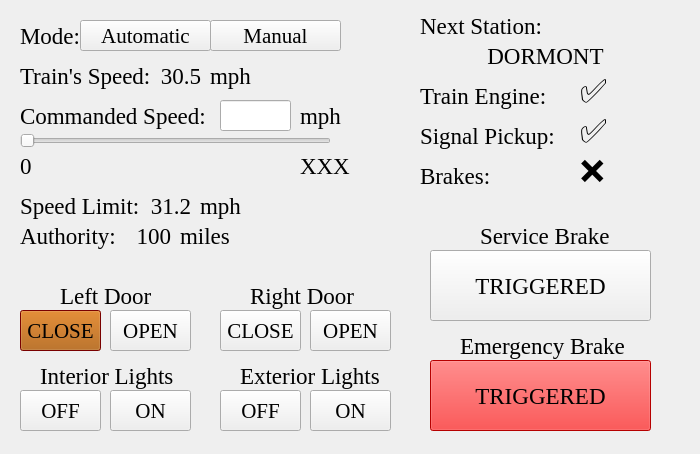
<?xml version="1.0" encoding="UTF-8"?>
<ui version="4.0">
 <class>Form</class>
 <widget class="QWidget" name="Form">
  <property name="geometry">
   <rect>
    <x>0</x>
    <y>0</y>
    <width>700</width>
    <height>454</height>
   </rect>
  </property>
  <property name="windowTitle">
   <string>Form</string>
  </property>
  <widget class="QLabel" name="label">
   <property name="geometry">
    <rect>
     <x>20</x>
     <y>20</y>
     <width>61</width>
     <height>31</height>
    </rect>
   </property>
   <property name="font">
    <font>
     <family>Times New Roman</family>
     <pointsize>17</pointsize>
    </font>
   </property>
   <property name="text">
    <string>Mode:</string>
   </property>
  </widget>
  <widget class="QPushButton" name="mode_automatic">
   <property name="geometry">
    <rect>
     <x>80</x>
     <y>20</y>
     <width>131</width>
     <height>31</height>
    </rect>
   </property>
   <property name="font">
    <font>
     <family>Times New Roman</family>
     <pointsize>16</pointsize>
    </font>
   </property>
   <property name="text">
    <string>Automatic</string>
   </property>
  </widget>
  <widget class="QPushButton" name="mode_manual">
   <property name="geometry">
    <rect>
     <x>210</x>
     <y>20</y>
     <width>131</width>
     <height>31</height>
    </rect>
   </property>
   <property name="font">
    <font>
     <family>Times New Roman</family>
     <pointsize>16</pointsize>
    </font>
   </property>
   <property name="text">
    <string>Manual</string>
   </property>
  </widget>
  <widget class="QLabel" name="label_2">
   <property name="geometry">
    <rect>
     <x>20</x>
     <y>60</y>
     <width>141</width>
     <height>31</height>
    </rect>
   </property>
   <property name="font">
    <font>
     <family>Times New Roman</family>
     <pointsize>17</pointsize>
    </font>
   </property>
   <property name="text">
    <string>Train's Speed:</string>
   </property>
  </widget>
  <widget class="QLabel" name="label_4">
   <property name="geometry">
    <rect>
     <x>210</x>
     <y>60</y>
     <width>71</width>
     <height>31</height>
    </rect>
   </property>
   <property name="font">
    <font>
     <family>Times New Roman</family>
     <pointsize>17</pointsize>
    </font>
   </property>
   <property name="text">
    <string>mph</string>
   </property>
  </widget>
  <widget class="QLabel" name="label_6">
   <property name="geometry">
    <rect>
     <x>20</x>
     <y>100</y>
     <width>191</width>
     <height>31</height>
    </rect>
   </property>
   <property name="font">
    <font>
     <family>Times New Roman</family>
     <pointsize>17</pointsize>
    </font>
   </property>
   <property name="text">
    <string>Commanded Speed:</string>
   </property>
  </widget>
  <widget class="QLabel" name="label_7">
   <property name="geometry">
    <rect>
     <x>300</x>
     <y>100</y>
     <width>71</width>
     <height>31</height>
    </rect>
   </property>
   <property name="font">
    <font>
     <family>Times New Roman</family>
     <pointsize>17</pointsize>
    </font>
   </property>
   <property name="text">
    <string>mph</string>
   </property>
  </widget>
  <widget class="QSlider" name="horizontalSlider">
   <property name="geometry">
    <rect>
     <x>20</x>
     <y>130</y>
     <width>311</width>
     <height>22</height>
    </rect>
   </property>
   <property name="orientation">
    <enum>Qt::Horizontal</enum>
   </property>
  </widget>
  <widget class="QLineEdit" name="lineEdit">
   <property name="geometry">
    <rect>
     <x>220</x>
     <y>100</y>
     <width>71</width>
     <height>31</height>
    </rect>
   </property>
   <property name="font">
    <font>
     <family>Times New Roman</family>
     <pointsize>17</pointsize>
    </font>
   </property>
  </widget>
  <widget class="QLabel" name="label_3">
   <property name="geometry">
    <rect>
     <x>20</x>
     <y>150</y>
     <width>16</width>
     <height>31</height>
    </rect>
   </property>
   <property name="font">
    <font>
     <family>Times New Roman</family>
     <pointsize>17</pointsize>
    </font>
   </property>
   <property name="text">
    <string>0</string>
   </property>
  </widget>
  <widget class="QLabel" name="label_5">
   <property name="geometry">
    <rect>
     <x>300</x>
     <y>150</y>
     <width>51</width>
     <height>31</height>
    </rect>
   </property>
   <property name="font">
    <font>
     <family>Times New Roman</family>
     <pointsize>17</pointsize>
    </font>
   </property>
   <property name="text">
    <string>XXX</string>
   </property>
  </widget>
  <widget class="QLabel" name="label_8">
   <property name="geometry">
    <rect>
     <x>170</x>
     <y>210</y>
     <width>47</width>
     <height>13</height>
    </rect>
   </property>
   <property name="text">
    <string/>
   </property>
  </widget>
  <widget class="QLabel" name="label_9">
   <property name="geometry">
    <rect>
     <x>150</x>
     <y>60</y>
     <width>51</width>
     <height>31</height>
    </rect>
   </property>
   <property name="font">
    <font>
     <family>Times New Roman</family>
     <pointsize>17</pointsize>
    </font>
   </property>
   <property name="text">
    <string>30.5</string>
   </property>
   <property name="alignment">
    <set>Qt::AlignRight|Qt::AlignTrailing|Qt::AlignVCenter</set>
   </property>
  </widget>
  <widget class="QLabel" name="label_10">
   <property name="geometry">
    <rect>
     <x>20</x>
     <y>190</y>
     <width>131</width>
     <height>31</height>
    </rect>
   </property>
   <property name="font">
    <font>
     <family>Times New Roman</family>
     <pointsize>17</pointsize>
    </font>
   </property>
   <property name="text">
    <string>Speed Limit:</string>
   </property>
  </widget>
  <widget class="QLabel" name="label_11">
   <property name="geometry">
    <rect>
     <x>150</x>
     <y>190</y>
     <width>41</width>
     <height>31</height>
    </rect>
   </property>
   <property name="font">
    <font>
     <family>Times New Roman</family>
     <pointsize>17</pointsize>
    </font>
   </property>
   <property name="text">
    <string>31.2</string>
   </property>
   <property name="alignment">
    <set>Qt::AlignRight|Qt::AlignTrailing|Qt::AlignVCenter</set>
   </property>
  </widget>
  <widget class="QLabel" name="label_12">
   <property name="geometry">
    <rect>
     <x>200</x>
     <y>190</y>
     <width>71</width>
     <height>31</height>
    </rect>
   </property>
   <property name="font">
    <font>
     <family>Times New Roman</family>
     <pointsize>17</pointsize>
    </font>
   </property>
   <property name="text">
    <string>mph</string>
   </property>
  </widget>
  <widget class="QLabel" name="label_13">
   <property name="geometry">
    <rect>
     <x>20</x>
     <y>220</y>
     <width>131</width>
     <height>31</height>
    </rect>
   </property>
   <property name="font">
    <font>
     <family>Times New Roman</family>
     <pointsize>17</pointsize>
    </font>
   </property>
   <property name="text">
    <string>Authority:</string>
   </property>
  </widget>
  <widget class="QLabel" name="label_14">
   <property name="geometry">
    <rect>
     <x>120</x>
     <y>220</y>
     <width>51</width>
     <height>31</height>
    </rect>
   </property>
   <property name="font">
    <font>
     <family>Times New Roman</family>
     <pointsize>17</pointsize>
    </font>
   </property>
   <property name="text">
    <string>100</string>
   </property>
   <property name="alignment">
    <set>Qt::AlignRight|Qt::AlignTrailing|Qt::AlignVCenter</set>
   </property>
  </widget>
  <widget class="QLabel" name="label_15">
   <property name="geometry">
    <rect>
     <x>180</x>
     <y>220</y>
     <width>71</width>
     <height>31</height>
    </rect>
   </property>
   <property name="font">
    <font>
     <family>Times New Roman</family>
     <pointsize>17</pointsize>
    </font>
   </property>
   <property name="text">
    <string>miles</string>
   </property>
  </widget>
  <widget class="QLabel" name="label_16">
   <property name="geometry">
    <rect>
     <x>480</x>
     <y>220</y>
     <width>131</width>
     <height>31</height>
    </rect>
   </property>
   <property name="font">
    <font>
     <family>Times New Roman</family>
     <pointsize>17</pointsize>
    </font>
   </property>
   <property name="text">
    <string>Service Brake</string>
   </property>
  </widget>
  <widget class="QLabel" name="label_17">
   <property name="geometry">
    <rect>
     <x>460</x>
     <y>330</y>
     <width>171</width>
     <height>31</height>
    </rect>
   </property>
   <property name="font">
    <font>
     <family>Times New Roman</family>
     <pointsize>17</pointsize>
    </font>
   </property>
   <property name="text">
    <string>Emergency Brake</string>
   </property>
  </widget>
  <widget class="QPushButton" name="left_door_close">
   <property name="geometry">
    <rect>
     <x>20</x>
     <y>310</y>
     <width>81</width>
     <height>41</height>
    </rect>
   </property>
   <property name="palette">
    <palette>
     <active>
      <colorrole role="WindowText">
       <brush brushstyle="SolidPattern">
        <color alpha="255">
         <red>255</red>
         <green>0</green>
         <blue>0</blue>
        </color>
       </brush>
      </colorrole>
      <colorrole role="Button">
       <brush brushstyle="SolidPattern">
        <color alpha="255">
         <red>170</red>
         <green>85</green>
         <blue>0</blue>
        </color>
       </brush>
      </colorrole>
      <colorrole role="Light">
       <brush brushstyle="SolidPattern">
        <color alpha="255">
         <red>170</red>
         <green>0</green>
         <blue>0</blue>
        </color>
       </brush>
      </colorrole>
      <colorrole role="Midlight">
       <brush brushstyle="SolidPattern">
        <color alpha="255">
         <red>170</red>
         <green>0</green>
         <blue>0</blue>
        </color>
       </brush>
      </colorrole>
      <colorrole role="BrightText">
       <brush brushstyle="SolidPattern">
        <color alpha="255">
         <red>170</red>
         <green>0</green>
         <blue>0</blue>
        </color>
       </brush>
      </colorrole>
      <colorrole role="ButtonText">
       <brush brushstyle="SolidPattern">
        <color alpha="255">
         <red>0</red>
         <green>0</green>
         <blue>0</blue>
        </color>
       </brush>
      </colorrole>
      <colorrole role="Base">
       <brush brushstyle="SolidPattern">
        <color alpha="255">
         <red>170</red>
         <green>0</green>
         <blue>0</blue>
        </color>
       </brush>
      </colorrole>
      <colorrole role="Window">
       <brush brushstyle="SolidPattern">
        <color alpha="255">
         <red>170</red>
         <green>0</green>
         <blue>0</blue>
        </color>
       </brush>
      </colorrole>
      <colorrole role="HighlightedText">
       <brush brushstyle="SolidPattern">
        <color alpha="255">
         <red>170</red>
         <green>0</green>
         <blue>0</blue>
        </color>
       </brush>
      </colorrole>
      <colorrole role="AlternateBase">
       <brush brushstyle="SolidPattern">
        <color alpha="255">
         <red>170</red>
         <green>0</green>
         <blue>0</blue>
        </color>
       </brush>
      </colorrole>
      <colorrole role="NoRole">
       <brush brushstyle="SolidPattern">
        <color alpha="255">
         <red>170</red>
         <green>0</green>
         <blue>0</blue>
        </color>
       </brush>
      </colorrole>
      <colorrole role="ToolTipBase">
       <brush brushstyle="SolidPattern">
        <color alpha="255">
         <red>170</red>
         <green>0</green>
         <blue>0</blue>
        </color>
       </brush>
      </colorrole>
     </active>
     <inactive>
      <colorrole role="WindowText">
       <brush brushstyle="SolidPattern">
        <color alpha="255">
         <red>255</red>
         <green>0</green>
         <blue>0</blue>
        </color>
       </brush>
      </colorrole>
      <colorrole role="Button">
       <brush brushstyle="SolidPattern">
        <color alpha="255">
         <red>170</red>
         <green>85</green>
         <blue>0</blue>
        </color>
       </brush>
      </colorrole>
      <colorrole role="Light">
       <brush brushstyle="SolidPattern">
        <color alpha="255">
         <red>170</red>
         <green>0</green>
         <blue>0</blue>
        </color>
       </brush>
      </colorrole>
      <colorrole role="Midlight">
       <brush brushstyle="SolidPattern">
        <color alpha="255">
         <red>170</red>
         <green>0</green>
         <blue>0</blue>
        </color>
       </brush>
      </colorrole>
      <colorrole role="BrightText">
       <brush brushstyle="SolidPattern">
        <color alpha="255">
         <red>170</red>
         <green>0</green>
         <blue>0</blue>
        </color>
       </brush>
      </colorrole>
      <colorrole role="ButtonText">
       <brush brushstyle="SolidPattern">
        <color alpha="255">
         <red>0</red>
         <green>0</green>
         <blue>0</blue>
        </color>
       </brush>
      </colorrole>
      <colorrole role="Base">
       <brush brushstyle="SolidPattern">
        <color alpha="255">
         <red>170</red>
         <green>0</green>
         <blue>0</blue>
        </color>
       </brush>
      </colorrole>
      <colorrole role="Window">
       <brush brushstyle="SolidPattern">
        <color alpha="255">
         <red>170</red>
         <green>0</green>
         <blue>0</blue>
        </color>
       </brush>
      </colorrole>
      <colorrole role="HighlightedText">
       <brush brushstyle="SolidPattern">
        <color alpha="255">
         <red>170</red>
         <green>0</green>
         <blue>0</blue>
        </color>
       </brush>
      </colorrole>
      <colorrole role="AlternateBase">
       <brush brushstyle="SolidPattern">
        <color alpha="255">
         <red>170</red>
         <green>0</green>
         <blue>0</blue>
        </color>
       </brush>
      </colorrole>
      <colorrole role="NoRole">
       <brush brushstyle="SolidPattern">
        <color alpha="255">
         <red>170</red>
         <green>0</green>
         <blue>0</blue>
        </color>
       </brush>
      </colorrole>
      <colorrole role="ToolTipBase">
       <brush brushstyle="SolidPattern">
        <color alpha="255">
         <red>170</red>
         <green>0</green>
         <blue>0</blue>
        </color>
       </brush>
      </colorrole>
     </inactive>
     <disabled>
      <colorrole role="WindowText">
       <brush brushstyle="SolidPattern">
        <color alpha="255">
         <red>120</red>
         <green>120</green>
         <blue>120</blue>
        </color>
       </brush>
      </colorrole>
      <colorrole role="Button">
       <brush brushstyle="SolidPattern">
        <color alpha="255">
         <red>170</red>
         <green>85</green>
         <blue>0</blue>
        </color>
       </brush>
      </colorrole>
      <colorrole role="Light">
       <brush brushstyle="SolidPattern">
        <color alpha="255">
         <red>170</red>
         <green>0</green>
         <blue>0</blue>
        </color>
       </brush>
      </colorrole>
      <colorrole role="Midlight">
       <brush brushstyle="SolidPattern">
        <color alpha="255">
         <red>170</red>
         <green>0</green>
         <blue>0</blue>
        </color>
       </brush>
      </colorrole>
      <colorrole role="BrightText">
       <brush brushstyle="SolidPattern">
        <color alpha="255">
         <red>170</red>
         <green>0</green>
         <blue>0</blue>
        </color>
       </brush>
      </colorrole>
      <colorrole role="ButtonText">
       <brush brushstyle="SolidPattern">
        <color alpha="255">
         <red>120</red>
         <green>120</green>
         <blue>120</blue>
        </color>
       </brush>
      </colorrole>
      <colorrole role="Base">
       <brush brushstyle="SolidPattern">
        <color alpha="255">
         <red>170</red>
         <green>0</green>
         <blue>0</blue>
        </color>
       </brush>
      </colorrole>
      <colorrole role="Window">
       <brush brushstyle="SolidPattern">
        <color alpha="255">
         <red>170</red>
         <green>0</green>
         <blue>0</blue>
        </color>
       </brush>
      </colorrole>
      <colorrole role="HighlightedText">
       <brush brushstyle="SolidPattern">
        <color alpha="255">
         <red>170</red>
         <green>0</green>
         <blue>0</blue>
        </color>
       </brush>
      </colorrole>
      <colorrole role="AlternateBase">
       <brush brushstyle="SolidPattern">
        <color alpha="255">
         <red>170</red>
         <green>0</green>
         <blue>0</blue>
        </color>
       </brush>
      </colorrole>
      <colorrole role="NoRole">
       <brush brushstyle="SolidPattern">
        <color alpha="255">
         <red>170</red>
         <green>0</green>
         <blue>0</blue>
        </color>
       </brush>
      </colorrole>
      <colorrole role="ToolTipBase">
       <brush brushstyle="SolidPattern">
        <color alpha="255">
         <red>170</red>
         <green>0</green>
         <blue>0</blue>
        </color>
       </brush>
      </colorrole>
     </disabled>
    </palette>
   </property>
   <property name="font">
    <font>
     <family>Times New Roman</family>
     <pointsize>16</pointsize>
    </font>
   </property>
   <property name="autoFillBackground">
    <bool>false</bool>
   </property>
   <property name="text">
    <string>CLOSE</string>
   </property>
  </widget>
  <widget class="QLabel" name="label_18">
   <property name="geometry">
    <rect>
     <x>40</x>
     <y>360</y>
     <width>141</width>
     <height>31</height>
    </rect>
   </property>
   <property name="font">
    <font>
     <family>Times New Roman</family>
     <pointsize>17</pointsize>
    </font>
   </property>
   <property name="text">
    <string>Interior Lights</string>
   </property>
  </widget>
  <widget class="QPushButton" name="pushButton_8">
   <property name="geometry">
    <rect>
     <x>20</x>
     <y>390</y>
     <width>81</width>
     <height>41</height>
    </rect>
   </property>
   <property name="font">
    <font>
     <family>Times New Roman</family>
     <pointsize>16</pointsize>
    </font>
   </property>
   <property name="text">
    <string>OFF</string>
   </property>
  </widget>
  <widget class="QLabel" name="label_19">
   <property name="geometry">
    <rect>
     <x>60</x>
     <y>280</y>
     <width>101</width>
     <height>31</height>
    </rect>
   </property>
   <property name="font">
    <font>
     <family>Times New Roman</family>
     <pointsize>17</pointsize>
    </font>
   </property>
   <property name="text">
    <string>Left Door</string>
   </property>
  </widget>
  <widget class="QPushButton" name="pushButton_9">
   <property name="geometry">
    <rect>
     <x>110</x>
     <y>310</y>
     <width>81</width>
     <height>41</height>
    </rect>
   </property>
   <property name="font">
    <font>
     <family>Times New Roman</family>
     <pointsize>16</pointsize>
    </font>
   </property>
   <property name="text">
    <string>OPEN</string>
   </property>
  </widget>
  <widget class="QPushButton" name="pushButton_10">
   <property name="geometry">
    <rect>
     <x>110</x>
     <y>390</y>
     <width>81</width>
     <height>41</height>
    </rect>
   </property>
   <property name="font">
    <font>
     <family>Times New Roman</family>
     <pointsize>16</pointsize>
    </font>
   </property>
   <property name="text">
    <string>ON</string>
   </property>
  </widget>
  <widget class="QPushButton" name="pushButton_11">
   <property name="geometry">
    <rect>
     <x>310</x>
     <y>310</y>
     <width>81</width>
     <height>41</height>
    </rect>
   </property>
   <property name="font">
    <font>
     <family>Times New Roman</family>
     <pointsize>16</pointsize>
    </font>
   </property>
   <property name="text">
    <string>OPEN</string>
   </property>
  </widget>
  <widget class="QPushButton" name="pushButton_12">
   <property name="geometry">
    <rect>
     <x>220</x>
     <y>310</y>
     <width>81</width>
     <height>41</height>
    </rect>
   </property>
   <property name="font">
    <font>
     <family>Times New Roman</family>
     <pointsize>16</pointsize>
    </font>
   </property>
   <property name="text">
    <string>CLOSE</string>
   </property>
  </widget>
  <widget class="QLabel" name="label_20">
   <property name="geometry">
    <rect>
     <x>250</x>
     <y>280</y>
     <width>111</width>
     <height>31</height>
    </rect>
   </property>
   <property name="font">
    <font>
     <family>Times New Roman</family>
     <pointsize>17</pointsize>
    </font>
   </property>
   <property name="text">
    <string>Right Door</string>
   </property>
  </widget>
  <widget class="QLabel" name="station_label">
   <property name="geometry">
    <rect>
     <x>420</x>
     <y>10</y>
     <width>131</width>
     <height>31</height>
    </rect>
   </property>
   <property name="font">
    <font>
     <family>Times New Roman</family>
     <pointsize>17</pointsize>
    </font>
   </property>
   <property name="text">
    <string>Next Station:</string>
   </property>
  </widget>
  <widget class="QLabel" name="label_23">
   <property name="geometry">
    <rect>
     <x>420</x>
     <y>80</y>
     <width>131</width>
     <height>31</height>
    </rect>
   </property>
   <property name="font">
    <font>
     <family>Times New Roman</family>
     <pointsize>17</pointsize>
    </font>
   </property>
   <property name="text">
    <string>Train Engine:</string>
   </property>
  </widget>
  <widget class="QLabel" name="label_24">
   <property name="geometry">
    <rect>
     <x>420</x>
     <y>120</y>
     <width>141</width>
     <height>31</height>
    </rect>
   </property>
   <property name="font">
    <font>
     <family>Times New Roman</family>
     <pointsize>17</pointsize>
    </font>
   </property>
   <property name="text">
    <string>Signal Pickup:</string>
   </property>
  </widget>
  <widget class="QLabel" name="label_25">
   <property name="geometry">
    <rect>
     <x>420</x>
     <y>160</y>
     <width>131</width>
     <height>31</height>
    </rect>
   </property>
   <property name="font">
    <font>
     <family>Times New Roman</family>
     <pointsize>17</pointsize>
    </font>
   </property>
   <property name="text">
    <string>Brakes:</string>
   </property>
  </widget>
  <widget class="QLabel" name="label_26">
   <property name="geometry">
    <rect>
     <x>580</x>
     <y>60</y>
     <width>51</width>
     <height>61</height>
    </rect>
   </property>
   <property name="palette">
    <palette>
     <active>
      <colorrole role="Text">
       <brush brushstyle="SolidPattern">
        <color alpha="255">
         <red>0</red>
         <green>85</green>
         <blue>0</blue>
        </color>
       </brush>
      </colorrole>
      <colorrole role="ButtonText">
       <brush brushstyle="SolidPattern">
        <color alpha="255">
         <red>0</red>
         <green>85</green>
         <blue>0</blue>
        </color>
       </brush>
      </colorrole>
      <colorrole role="PlaceholderText">
       <brush brushstyle="SolidPattern">
        <color alpha="128">
         <red>0</red>
         <green>85</green>
         <blue>0</blue>
        </color>
       </brush>
      </colorrole>
     </active>
     <inactive>
      <colorrole role="Text">
       <brush brushstyle="SolidPattern">
        <color alpha="255">
         <red>0</red>
         <green>85</green>
         <blue>0</blue>
        </color>
       </brush>
      </colorrole>
      <colorrole role="ButtonText">
       <brush brushstyle="SolidPattern">
        <color alpha="255">
         <red>0</red>
         <green>85</green>
         <blue>0</blue>
        </color>
       </brush>
      </colorrole>
      <colorrole role="PlaceholderText">
       <brush brushstyle="SolidPattern">
        <color alpha="128">
         <red>0</red>
         <green>85</green>
         <blue>0</blue>
        </color>
       </brush>
      </colorrole>
     </inactive>
     <disabled>
      <colorrole role="Text">
       <brush brushstyle="SolidPattern">
        <color alpha="255">
         <red>120</red>
         <green>120</green>
         <blue>120</blue>
        </color>
       </brush>
      </colorrole>
      <colorrole role="ButtonText">
       <brush brushstyle="SolidPattern">
        <color alpha="255">
         <red>120</red>
         <green>120</green>
         <blue>120</blue>
        </color>
       </brush>
      </colorrole>
      <colorrole role="PlaceholderText">
       <brush brushstyle="SolidPattern">
        <color alpha="128">
         <red>0</red>
         <green>0</green>
         <blue>0</blue>
        </color>
       </brush>
      </colorrole>
     </disabled>
    </palette>
   </property>
   <property name="font">
    <font>
     <family>Times New Roman</family>
     <pointsize>24</pointsize>
    </font>
   </property>
   <property name="text">
    <string>✅</string>
   </property>
  </widget>
  <widget class="QLabel" name="label_27">
   <property name="geometry">
    <rect>
     <x>580</x>
     <y>100</y>
     <width>51</width>
     <height>61</height>
    </rect>
   </property>
   <property name="palette">
    <palette>
     <active>
      <colorrole role="Text">
       <brush brushstyle="SolidPattern">
        <color alpha="255">
         <red>0</red>
         <green>85</green>
         <blue>0</blue>
        </color>
       </brush>
      </colorrole>
      <colorrole role="ButtonText">
       <brush brushstyle="SolidPattern">
        <color alpha="255">
         <red>0</red>
         <green>85</green>
         <blue>0</blue>
        </color>
       </brush>
      </colorrole>
      <colorrole role="PlaceholderText">
       <brush brushstyle="SolidPattern">
        <color alpha="128">
         <red>0</red>
         <green>85</green>
         <blue>0</blue>
        </color>
       </brush>
      </colorrole>
     </active>
     <inactive>
      <colorrole role="Text">
       <brush brushstyle="SolidPattern">
        <color alpha="255">
         <red>0</red>
         <green>85</green>
         <blue>0</blue>
        </color>
       </brush>
      </colorrole>
      <colorrole role="ButtonText">
       <brush brushstyle="SolidPattern">
        <color alpha="255">
         <red>0</red>
         <green>85</green>
         <blue>0</blue>
        </color>
       </brush>
      </colorrole>
      <colorrole role="PlaceholderText">
       <brush brushstyle="SolidPattern">
        <color alpha="128">
         <red>0</red>
         <green>85</green>
         <blue>0</blue>
        </color>
       </brush>
      </colorrole>
     </inactive>
     <disabled>
      <colorrole role="Text">
       <brush brushstyle="SolidPattern">
        <color alpha="255">
         <red>120</red>
         <green>120</green>
         <blue>120</blue>
        </color>
       </brush>
      </colorrole>
      <colorrole role="ButtonText">
       <brush brushstyle="SolidPattern">
        <color alpha="255">
         <red>120</red>
         <green>120</green>
         <blue>120</blue>
        </color>
       </brush>
      </colorrole>
      <colorrole role="PlaceholderText">
       <brush brushstyle="SolidPattern">
        <color alpha="128">
         <red>0</red>
         <green>0</green>
         <blue>0</blue>
        </color>
       </brush>
      </colorrole>
     </disabled>
    </palette>
   </property>
   <property name="font">
    <font>
     <family>Times New Roman</family>
     <pointsize>24</pointsize>
    </font>
   </property>
   <property name="text">
    <string>✅</string>
   </property>
  </widget>
  <widget class="QLabel" name="label_28">
   <property name="geometry">
    <rect>
     <x>580</x>
     <y>140</y>
     <width>51</width>
     <height>61</height>
    </rect>
   </property>
   <property name="palette">
    <palette>
     <active>
      <colorrole role="Text">
       <brush brushstyle="SolidPattern">
        <color alpha="255">
         <red>0</red>
         <green>85</green>
         <blue>0</blue>
        </color>
       </brush>
      </colorrole>
      <colorrole role="ButtonText">
       <brush brushstyle="SolidPattern">
        <color alpha="255">
         <red>0</red>
         <green>85</green>
         <blue>0</blue>
        </color>
       </brush>
      </colorrole>
      <colorrole role="PlaceholderText">
       <brush brushstyle="SolidPattern">
        <color alpha="128">
         <red>0</red>
         <green>85</green>
         <blue>0</blue>
        </color>
       </brush>
      </colorrole>
     </active>
     <inactive>
      <colorrole role="Text">
       <brush brushstyle="SolidPattern">
        <color alpha="255">
         <red>0</red>
         <green>85</green>
         <blue>0</blue>
        </color>
       </brush>
      </colorrole>
      <colorrole role="ButtonText">
       <brush brushstyle="SolidPattern">
        <color alpha="255">
         <red>0</red>
         <green>85</green>
         <blue>0</blue>
        </color>
       </brush>
      </colorrole>
      <colorrole role="PlaceholderText">
       <brush brushstyle="SolidPattern">
        <color alpha="128">
         <red>0</red>
         <green>85</green>
         <blue>0</blue>
        </color>
       </brush>
      </colorrole>
     </inactive>
     <disabled>
      <colorrole role="Text">
       <brush brushstyle="SolidPattern">
        <color alpha="255">
         <red>120</red>
         <green>120</green>
         <blue>120</blue>
        </color>
       </brush>
      </colorrole>
      <colorrole role="ButtonText">
       <brush brushstyle="SolidPattern">
        <color alpha="255">
         <red>120</red>
         <green>120</green>
         <blue>120</blue>
        </color>
       </brush>
      </colorrole>
      <colorrole role="PlaceholderText">
       <brush brushstyle="SolidPattern">
        <color alpha="128">
         <red>0</red>
         <green>0</green>
         <blue>0</blue>
        </color>
       </brush>
      </colorrole>
     </disabled>
    </palette>
   </property>
   <property name="font">
    <font>
     <family>Times New Roman</family>
     <pointsize>24</pointsize>
    </font>
   </property>
   <property name="text">
    <string>❌</string>
   </property>
  </widget>
  <widget class="QPushButton" name="pushButton">
   <property name="geometry">
    <rect>
     <x>430</x>
     <y>360</y>
     <width>221</width>
     <height>71</height>
    </rect>
   </property>
   <property name="font">
    <font>
     <family>Times New Roman</family>
     <pointsize>17</pointsize>
    </font>
   </property>
   <property name="styleSheet">
    <string notr="true">background-color:  rgb(255, 0, 0)</string>
   </property>
   <property name="text">
    <string>TRIGGERED</string>
   </property>
  </widget>
  <widget class="QPushButton" name="pushButton_2">
   <property name="geometry">
    <rect>
     <x>430</x>
     <y>250</y>
     <width>221</width>
     <height>71</height>
    </rect>
   </property>
   <property name="font">
    <font>
     <family>Times New Roman</family>
     <pointsize>17</pointsize>
    </font>
   </property>
   <property name="styleSheet">
    <string notr="true"/>
   </property>
   <property name="text">
    <string>TRIGGERED</string>
   </property>
  </widget>
  <widget class="QPushButton" name="pushButton_13">
   <property name="geometry">
    <rect>
     <x>310</x>
     <y>390</y>
     <width>81</width>
     <height>41</height>
    </rect>
   </property>
   <property name="font">
    <font>
     <family>Times New Roman</family>
     <pointsize>16</pointsize>
    </font>
   </property>
   <property name="text">
    <string>ON</string>
   </property>
  </widget>
  <widget class="QLabel" name="label_21">
   <property name="geometry">
    <rect>
     <x>240</x>
     <y>360</y>
     <width>141</width>
     <height>31</height>
    </rect>
   </property>
   <property name="font">
    <font>
     <family>Times New Roman</family>
     <pointsize>17</pointsize>
    </font>
   </property>
   <property name="text">
    <string>Exterior Lights</string>
   </property>
  </widget>
  <widget class="QPushButton" name="pushButton_14">
   <property name="geometry">
    <rect>
     <x>220</x>
     <y>390</y>
     <width>81</width>
     <height>41</height>
    </rect>
   </property>
   <property name="font">
    <font>
     <family>Times New Roman</family>
     <pointsize>16</pointsize>
    </font>
   </property>
   <property name="text">
    <string>OFF</string>
   </property>
  </widget>
  <widget class="QLabel" name="s_2">
   <property name="geometry">
    <rect>
     <x>430</x>
     <y>40</y>
     <width>231</width>
     <height>31</height>
    </rect>
   </property>
   <property name="font">
    <font>
     <family>Times New Roman</family>
     <pointsize>17</pointsize>
    </font>
   </property>
   <property name="layoutDirection">
    <enum>Qt::LeftToRight</enum>
   </property>
   <property name="text">
    <string>DORMONT</string>
   </property>
   <property name="alignment">
    <set>Qt::AlignCenter</set>
   </property>
  </widget>
 </widget>
 <resources/>
 <connections/>
</ui>
